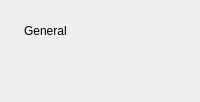
<?xml version="1.0" encoding="UTF-8"?>
<ui version="4.0">
 <class>GeneralSettingsPage</class>
 <widget class="QWidget" name="GeneralSettingsPage">
  <layout class="QVBoxLayout" name="main_layout">
   <property name="leftMargin"><number>24</number></property>
   <property name="topMargin"><number>24</number></property>
   <property name="rightMargin"><number>24</number></property>
   <property name="bottomMargin"><number>24</number></property>
   <item>
    <widget class="QLabel" name="lbl_title">
     <property name="text"><string>General</string></property>
    </widget>
   </item>
   <item>
    <spacer name="vertical_spacer">
     <property name="orientation"><enum>Qt::Orientation::Vertical</enum></property>
     <property name="sizeType"><enum>QSizePolicy::Policy::Expanding</enum></property>
     <property name="sizeHint" stdset="0"><size><width>20</width><height>40</height></size></property>
    </spacer>
   </item>
  </layout>
 </widget>
 <resources/>
 <connections/>
</ui>
